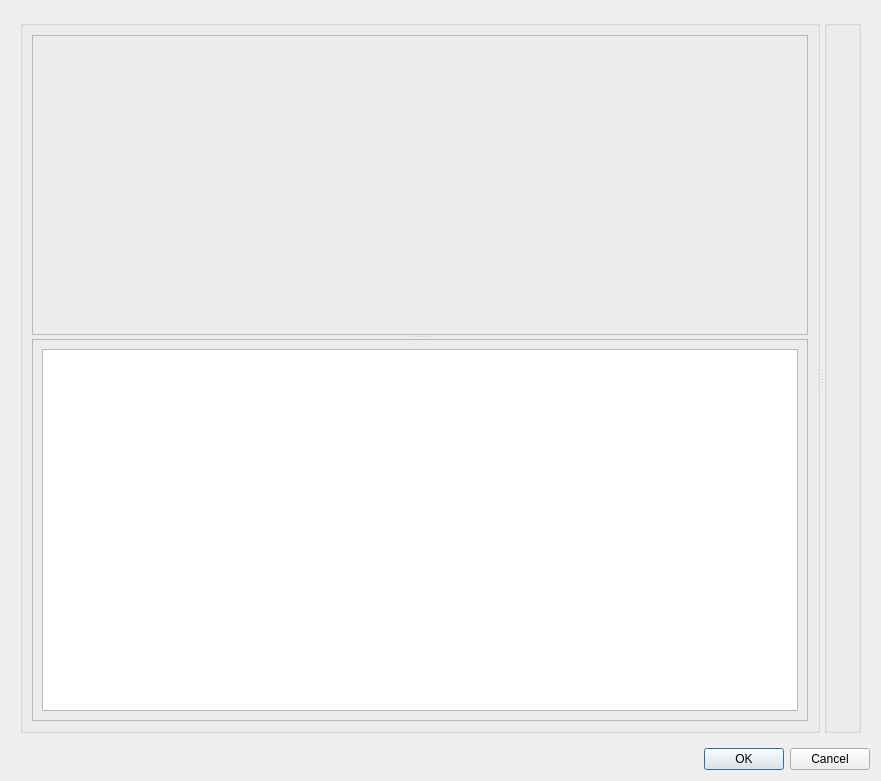
<?xml version="1.0" encoding="UTF-8"?>
<ui version="4.0">
 <class>add_photos_count_dialog</class>
 <widget class="QDialog" name="add_photos_count_dialog">
  <property name="windowModality">
   <enum>Qt::ApplicationModal</enum>
  </property>
  <property name="geometry">
   <rect>
    <x>0</x>
    <y>0</y>
    <width>881</width>
    <height>781</height>
   </rect>
  </property>
  <property name="windowTitle">
   <string>Add Photos</string>
  </property>
  <layout class="QVBoxLayout" name="verticalLayout">
   <item>
    <widget class="QWidget" name="widget" native="true">
     <layout class="QGridLayout" name="gridLayout">
      <item row="0" column="0">
       <widget class="QSplitter" name="splitter_3">
        <property name="orientation">
         <enum>Qt::Horizontal</enum>
        </property>
        <widget class="QGroupBox" name="groupBox">
         <property name="title">
          <string/>
         </property>
         <layout class="QVBoxLayout" name="verticalLayout_3">
          <item>
           <widget class="QSplitter" name="splitter_2">
            <property name="orientation">
             <enum>Qt::Vertical</enum>
            </property>
            <widget class="QFrame" name="frameDisplayPhoto">
             <property name="minimumSize">
              <size>
               <width>500</width>
               <height>300</height>
              </size>
             </property>
             <property name="frameShape">
              <enum>QFrame::StyledPanel</enum>
             </property>
             <property name="frameShadow">
              <enum>QFrame::Raised</enum>
             </property>
             <layout class="QGridLayout" name="gridLayout_3">
              <item row="0" column="0">
               <layout class="QGridLayout" name="imageLayout"/>
              </item>
             </layout>
            </widget>
            <widget class="QFrame" name="frame_2">
             <property name="frameShape">
              <enum>QFrame::StyledPanel</enum>
             </property>
             <property name="frameShadow">
              <enum>QFrame::Raised</enum>
             </property>
             <layout class="QGridLayout" name="gridLayout_4">
              <item row="0" column="0">
               <widget class="QSplitter" name="splitter">
                <property name="orientation">
                 <enum>Qt::Horizontal</enum>
                </property>
                <widget class="QTreeView" name="treeView_directories"/>
               </widget>
              </item>
             </layout>
            </widget>
           </widget>
          </item>
         </layout>
        </widget>
        <widget class="QGroupBox" name="groupBox_2">
         <property name="title">
          <string/>
         </property>
         <layout class="QVBoxLayout" name="verticalLayout_2"/>
        </widget>
       </widget>
      </item>
     </layout>
    </widget>
   </item>
   <item>
    <widget class="QDialogButtonBox" name="buttonBox">
     <property name="orientation">
      <enum>Qt::Horizontal</enum>
     </property>
     <property name="standardButtons">
      <set>QDialogButtonBox::Cancel|QDialogButtonBox::Ok</set>
     </property>
    </widget>
   </item>
  </layout>
 </widget>
 <resources/>
 <connections>
  <connection>
   <sender>buttonBox</sender>
   <signal>accepted()</signal>
   <receiver>add_photos_count_dialog</receiver>
   <slot>accept()</slot>
   <hints>
    <hint type="sourcelabel">
     <x>248</x>
     <y>254</y>
    </hint>
    <hint type="destinationlabel">
     <x>157</x>
     <y>274</y>
    </hint>
   </hints>
  </connection>
  <connection>
   <sender>buttonBox</sender>
   <signal>rejected()</signal>
   <receiver>add_photos_count_dialog</receiver>
   <slot>reject()</slot>
   <hints>
    <hint type="sourcelabel">
     <x>316</x>
     <y>260</y>
    </hint>
    <hint type="destinationlabel">
     <x>286</x>
     <y>274</y>
    </hint>
   </hints>
  </connection>
 </connections>
</ui>
